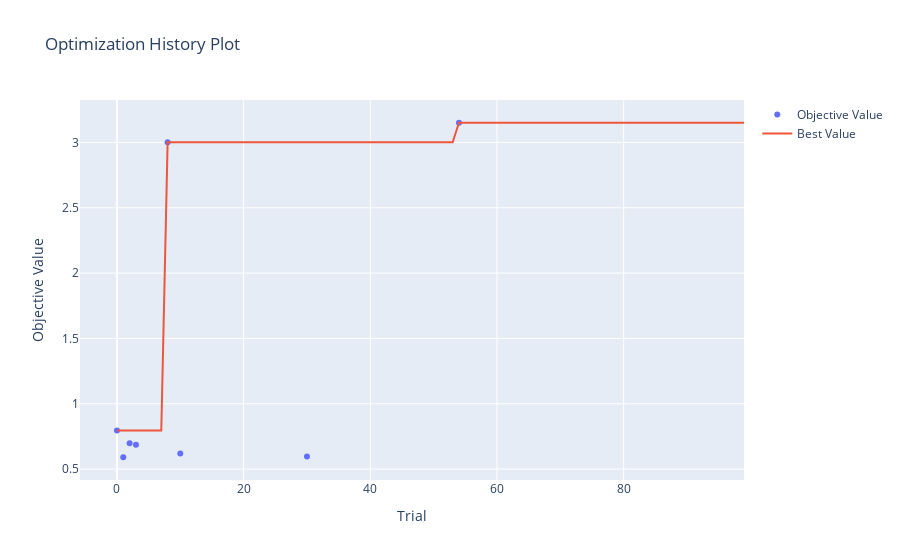

The notebook cell saved with this chart:
### Code cell
plot_optimization_history(study_1)
